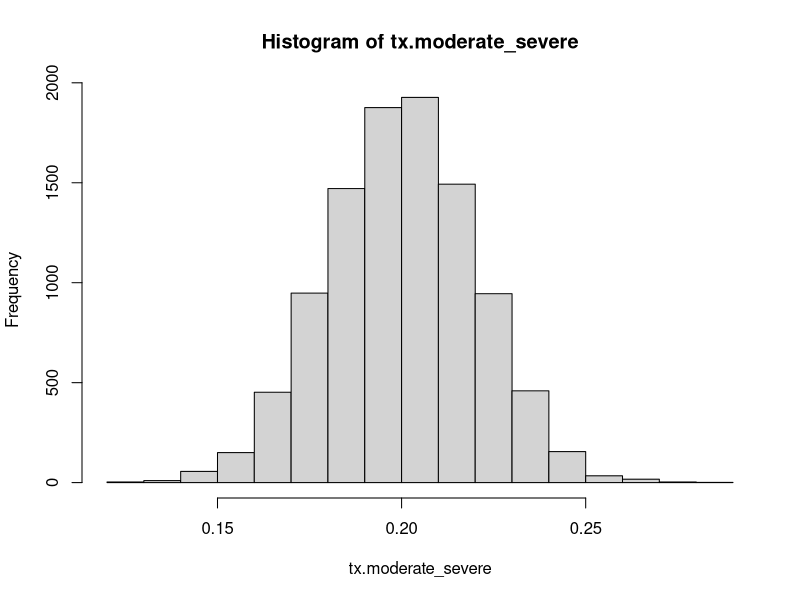
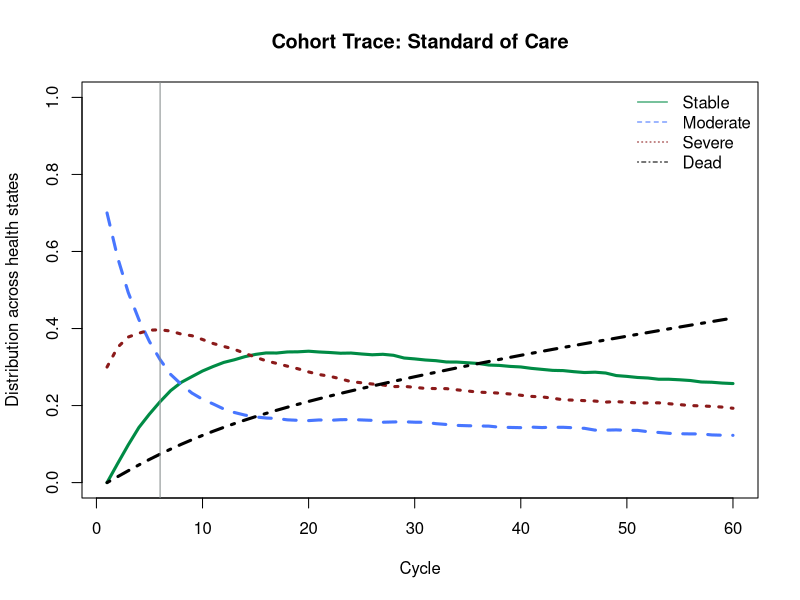
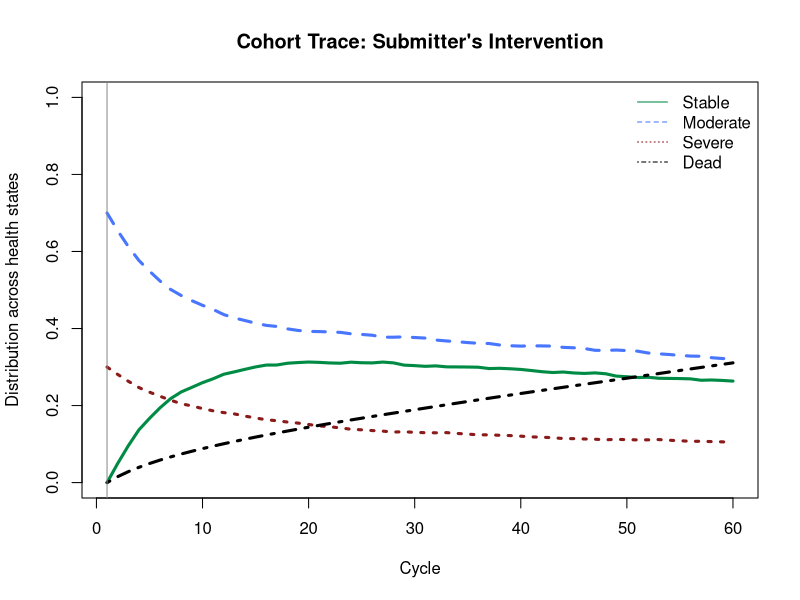
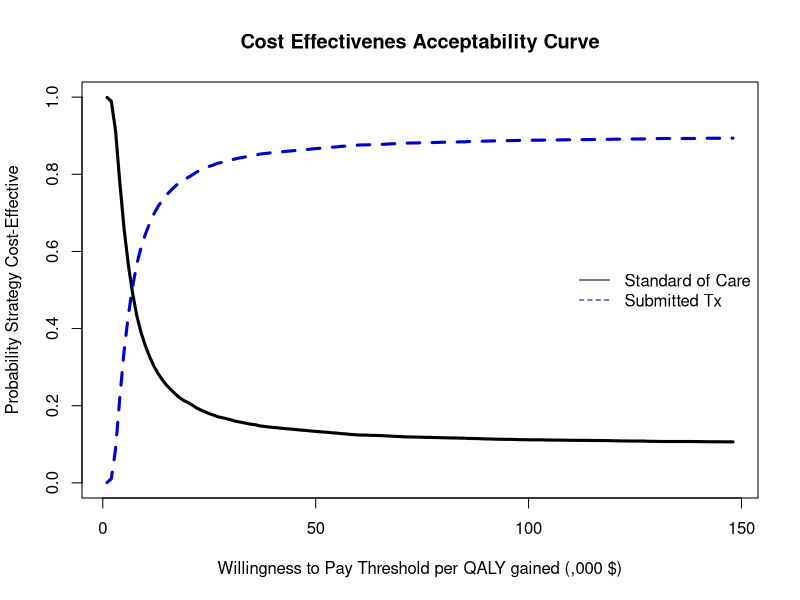
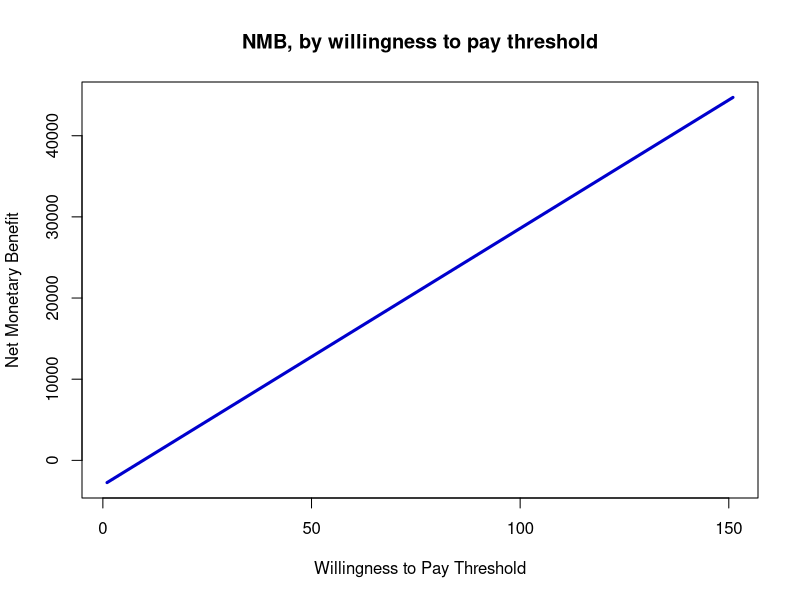
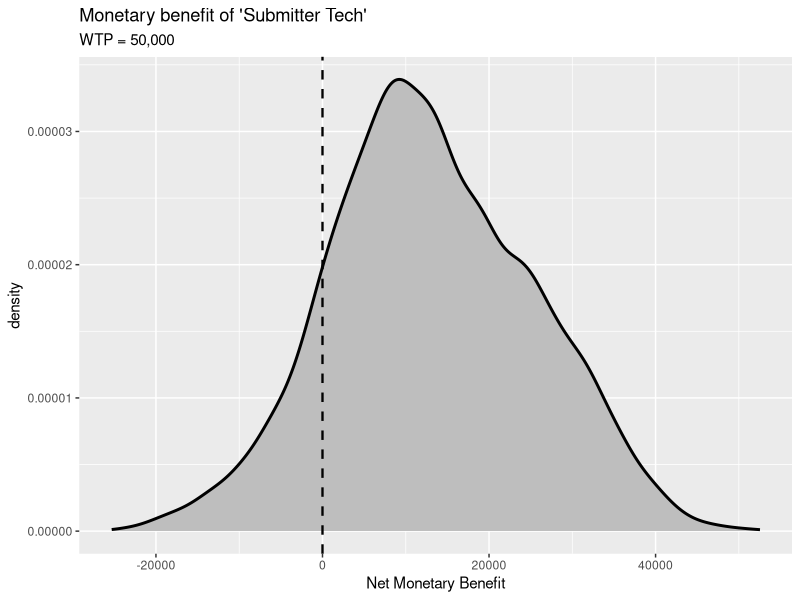
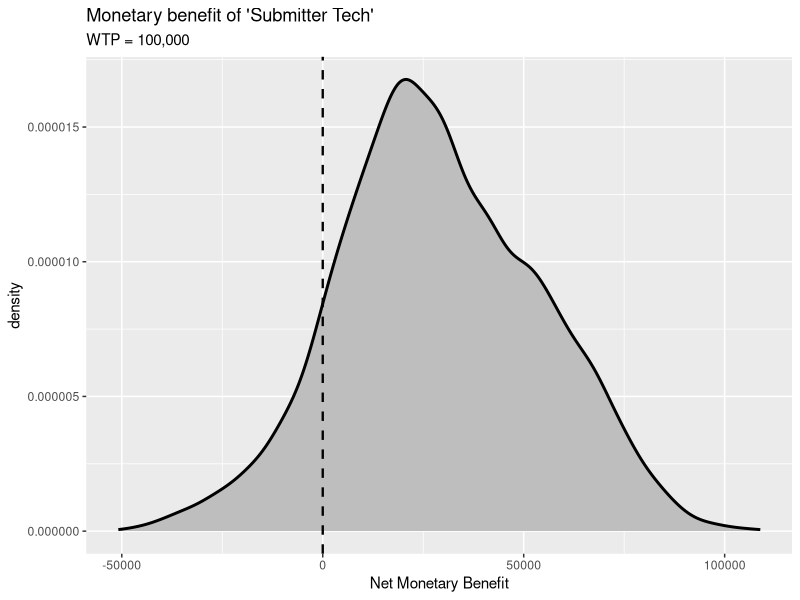
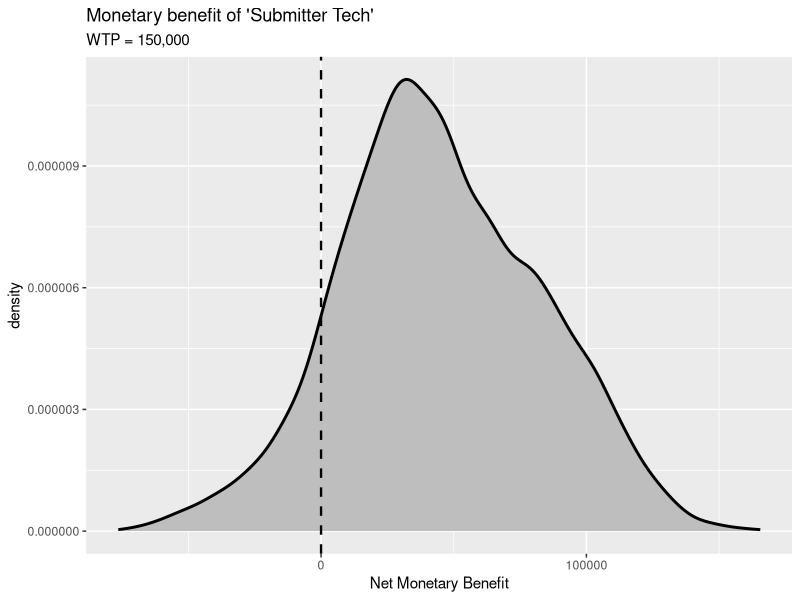

Recreate these plots in R, in order.
## HTAi 2022 Toy # Markov Model ### 
## Institute of Health Economics ##

#### HOUSEKEEPING ####
getwd()  ##Tells you what Working Directory you are currently saving to. Change with setwd, eg:
#setwd("C:/Users/skatwyk/Desktop/HTAi")

##Intall / Load packages with some useful (and common) custom commands that will make our lives easier later
#install.packages("dplyr")
library(dplyr)
2
#install.packages("devtools")
#library(devtools)
#install.packages("ggplot2")
library(ggplot2)

#### STRUCTURAL PARAMETERS ####
options(scipen = 999)
nsim   <- 10000      #Number of iterations run for probabilistic sensitivity analysis
n.t    <- 60        #Cycles - Time = Months
c.t    <- 12        #Number of Cycles in a Year
disc   <- 0.015/c.t  #Discount Rate
disc.c <- 1/(1 + disc)^(1:n.t) 
disc.u <- 1/(1 + disc)^(1:n.t)
wtp    <- seq(0,150000,by=1000)
wtp.str<- sprintf("%s",seq(0,150000,by=1000))
n.wtp  <- length(wtp)
clock  <- Sys.time()
set.seed(8709816)


#### INPUT PARAMETERS ####
strategy <- c("Standard of Care","Submitted Tx")   #Strategy Names
state    <- c("Stable","Moderate","Severe","Dead") #State Names
#Initial State Distribution
t0_dist  <- c("Stable"  = 0,
             "Moderate"= 0.70,
             "Severe"  = 0.30,
             "Dead"    = 0)
n.state  <- length(state)
n.strat  <- length(strategy)

#Transition Probability Input Parameters
##User-defined input parameters on the progression of observed persons, according to transition probability per cycle
##For simplification, all  other parameters are time-independent
mu.stable_moderate <- 0.075
mu.stable_severe   <- 0.01
mu.moderate_stable <- 0.04
mu.moderate_severe <- 0.12
mu.severe_stable   <- 0.08
mu.severe_moderate <- 0.001

var.p <- 0.1 #Toy simplification; all transition probabilities have same variance

##Beta Distribution Functions
estAlpha <- function(mu,var) {
  alpha <- ((1-mu)/var-1/mu)*mu^2
  return(alpha)
}
estBeta <- function(mu,var) {
  alpha <- ((1-mu)/var-1/mu)*mu^2
  beta  <- alpha*(1/mu-1)
  return(beta)
}

##Generate stochastic parameters for probabilistic sensitivity analysis
p.stable_moderate <- rbeta(nsim,estAlpha(mu.stable_moderate,mu.stable_moderate*var.p),estBeta(mu.stable_moderate,mu.stable_moderate*var.p))
p.stable_severe   <- rbeta(nsim,estAlpha(mu.stable_severe,mu.stable_severe*var.p),estBeta(mu.stable_severe,mu.stable_severe*var.p))
p.moderate_stable <- rbeta(nsim,estAlpha(mu.moderate_stable,mu.moderate_stable*var.p),estBeta(mu.moderate_stable,mu.moderate_stable*var.p))
p.moderate_severe <- rbeta(nsim,estAlpha(mu.moderate_severe,mu.moderate_severe*var.p),estBeta(mu.moderate_severe,mu.moderate_severe*var.p))
p.severe_stable   <- rbeta(nsim,estAlpha(mu.severe_stable,mu.severe_stable*var.p),estBeta(mu.severe_stable,mu.severe_stable*var.p))
p.severe_moderate <- rbeta(nsim,estAlpha(mu.severe_moderate,mu.severe_moderate*var.p),estBeta(mu.severe_moderate,mu.severe_moderate*var.p))

##For Toy demonstration, mortality is a time-dependent parameter (probability changes over time). 
mu.stable_dead    <- 0.004
mu.moderate_dead  <- 0.005
mu.severe_dead    <- 0.04
p.stable_dead <- p.moderate_dead <- p.severe_dead <- matrix(0,nrow=n.t,ncol=nsim)
p.stable_dead[1,]    <- rbeta(nsim,estAlpha(mu.stable_dead,mu.stable_dead*var.p),estBeta(mu.stable_dead,mu.stable_dead*var.p))
p.moderate_dead[1,]  <- rbeta(nsim,estAlpha(mu.moderate_dead,mu.moderate_dead*var.p),estBeta(mu.moderate_dead,mu.moderate_dead*var.p))
p.severe_dead[1,]    <- rbeta(nsim,estAlpha(mu.severe_dead,mu.severe_dead*var.p),estBeta(mu.severe_dead,mu.severe_dead*var.p))
for (t in 2:n.t) {
  p.stable_dead[t,]   <- p.stable_dead[t-1,]*(1.016^(0.024*t))
  p.moderate_dead[t,] <- p.moderate_dead[t-1,]*(1.016^(0.024*t))
  p.severe_dead[t,]   <- p.severe_dead[t-1,]*(1.016^(0.024*t))
}

#Treatment Effect 
#Submitter treatment reports an average 20% reduction in progression from moderate state to severe state
mu.tx.moderate_severe  <- 0.20
var.tx.moderate_severe <- 0.02
tx.moderate_severe     <- rnorm(nsim,mu.tx.moderate_severe,var.tx.moderate_severe)
#tx.moderate_severe     <- rbeta(nsim,estAlpha(mu.tx.moderate_severe,var.tx.moderate_severe),estBeta(mu.tx.moderate_severe,var.tx.moderate_severe))
hist(tx.moderate_severe)

#Cost Input Parameters
##Costs per cycle per health state
##Toy simplification; costs by health state are fixed, which is sometimes the case
c.stable   <- 50
c.moderate <- 150
c.severe   <- 200
c.dead     <- 0
c.tx       <- 100  #Submitter cost for all Moderate patients per cycle to avert Severe outcome

#Utility (QALY) Input Parameters
mu.u.stable   <- 0.8
mu.u.moderate <- 0.5
mu.u.severe   <- 0.25
u.dead        <- rep(0,nsim) #QALY value for dead always 0
var.u         <- 0.02 #Toy simplification; all utility parameters have same variance

u.stable   <- rbeta(nsim,estAlpha(mu.u.stable,mu.u.stable*var.u),estBeta(mu.u.stable,mu.u.stable*var.u))  
u.moderate <- rbeta(nsim,estAlpha(mu.u.moderate,mu.u.moderate*var.u),estBeta(mu.u.moderate,mu.u.moderate*var.u))  
u.severe   <- rbeta(nsim,estAlpha(mu.u.severe,mu.u.severe*var.u),estBeta(mu.u.severe,mu.u.severe*var.u))  

####MODEL BUILD####
#Create the cohort trace; Array = {Time, States, Run}
##Create trace for each Strategy
m.M.soc <- m.M.sub <- array(0,
                            dim = c(n.t+1, n.state, nsim),
                            dimnames = list(0:n.t, state, 1:nsim))
m.M.soc[1,,] <- m.M.sub[1,,] <- t0_dist    # set initial state distribution

#Transition Matrix 
## Basic matrix is 2D: {State x State}
## To allow time-dependent probabilities add a dimension: {State x State x Time}
## To allow PSA stochastic probabilities add a dimension: {State x State x Runs} 
## To allow both we're employing a 4D array = {State x State x Time x Runs}
m.P.soc <- m.P.sub <- array(0,
                            dim = c(n.state, n.state, n.t, nsim),
                            dimnames = list(state,state,1:n.t,1:nsim))

#Build transition matrix for each strategy
##In this Toy, most of the transition matrix is identical but we will lay out all separately for clarity
#For Standard of Care
##from Stable
  m.P.soc["Stable","Stable",,]     <- 1-(p.stable_moderate+p.stable_severe+p.stable_dead) 
  m.P.soc["Stable","Moderate",,]   <- p.stable_moderate
  m.P.soc["Stable","Severe",,]     <- p.stable_severe
  m.P.soc["Stable","Dead",,]       <- p.stable_dead
##from Moderate
  m.P.soc["Moderate","Moderate",,] <- 1-(p.moderate_stable+p.moderate_severe+p.moderate_dead) 
  m.P.soc["Moderate","Stable",,]   <- p.moderate_stable
  m.P.soc["Moderate","Severe",,]   <- p.moderate_severe
  m.P.soc["Moderate","Dead",,]     <- p.moderate_dead
##from severe
  m.P.soc["Severe","Severe",,]     <- 1-(p.severe_moderate+p.severe_stable+p.severe_dead) 
  m.P.soc["Severe","Moderate",,]   <- p.severe_moderate
  m.P.soc["Severe","Stable",,]     <- p.severe_stable
  m.P.soc["Severe","Dead",,]       <- p.severe_dead
##from Dead
  m.P.soc["Dead","Dead",,]         <- 1

#For Submitter Tx
##from Stable
  m.P.sub["Stable","Stable",,]     <- 1-(p.stable_moderate+p.stable_severe+p.stable_dead) 
  m.P.sub["Stable","Moderate",,]   <- p.stable_moderate
  m.P.sub["Stable","Severe",,]     <- p.stable_severe
  m.P.sub["Stable","Dead",,]       <- p.stable_dead
##from Moderate
  m.P.sub["Moderate","Moderate",,] <- 1-(p.moderate_stable+(p.moderate_severe*tx.moderate_severe)+p.moderate_dead) 
  m.P.sub["Moderate","Stable",,]   <- p.moderate_stable
  m.P.sub["Moderate","Severe",,]   <- p.moderate_severe*tx.moderate_severe
  m.P.sub["Moderate","Dead",,]     <- p.moderate_dead
##from severe
  m.P.sub["Severe","Severe",,]     <- 1-(p.severe_moderate+p.severe_stable+p.severe_dead) 
  m.P.sub["Severe","Moderate",,]   <- p.severe_moderate
  m.P.sub["Severe","Stable",,]     <- p.severe_stable
  m.P.sub["Severe","Dead",,]       <- p.severe_dead
##from Dead
  m.P.sub["Dead","Dead",,]         <- 1

####MODEL RUN####
for (n in 1:nsim) {                                      # loop through the number of simulation runs
  for (t in 1:n.t)  {                                    # loop through the number of cycles
    m.M.soc[t+1,,n] <- m.M.soc[t,,n] %*% m.P.soc[,,t,n]  # estimate the state vector for the next cycle (t+1)
  }
  for (t in 1:n.t){                                      
    m.M.sub[t+1,,n] <- m.M.sub[t,,n] %*% m.P.sub[,,t,n]    
  }
}  

#Generate summary results from PSA outcomes
d.M.soc <- d.M.sub <- matrix(0, nrow = n.t, ncol = n.state, dimnames = list(1:n.t,state))
for (s in 1:n.state) {                                      
  for (t in 0:n.t)  { 
d.M.soc[t,s] <- mean(m.M.soc[t,s,])
d.M.sub[t,s] <- mean(m.M.sub[t,s,])
  }
}

#sum(rowSums(d.M.soc)) == n.t ##Check, TRUE means Markov did not drop persons
#sum(rowSums(d.M.sub)) == n.t ##Check, TRUE means Markov did not drop persons

####PLOT RESULTS####
matplot(d.M.soc[1:n.t,], type = 'l',
        xlab = "Cycle",
        ylab = "Distribution across health states",
        ylim = c(0,1),
        main = "Cohort Trace: Standard of Care",
        col= c("springgreen4","royalblue1","firebrick4","black"),
        lwd = 3)
legend("topright", state, col= c("springgreen4","royalblue1","firebrick4","black"),lty = 1:4, bty = "n")
#Plot vertical line where Severe health state is highest
abline(v = which.max(d.M.soc[,"Severe"]), col = "azure4")

matplot(d.M.sub[1:n.t,], type = 'l',
        xlab = "Cycle",
        ylab = "Distribution across health states",
        ylim = c(0,1),
        main = "Cohort Trace: Submitter's Intervention",
        col= c("springgreen4","royalblue1","firebrick4","black"),
        lwd = 3)
legend("topright", state, col= c("springgreen4","royalblue1","firebrick4","black"),lty = 1:4, bty = "n")
#Plot vertical line where Severe health state is highest
abline(v = which.max(d.M.sub[,"Severe"]), col = "azure4")

#Generating 'Base Case' Aggregated PSA CEA Results 
#Mean Costs & QALYs
v.tc.soc <- d.M.soc %*% c(c.stable,c.moderate,c.severe,c.dead)
v.tc.sub <- d.M.sub %*% c(c.stable,c.moderate+c.tx,c.severe,c.dead)
v.tu.soc <- d.M.soc %*% c(mean(u.stable),mean(u.moderate),mean(u.severe),mean(u.dead))
v.tu.sub <- d.M.sub %*% c(mean(u.stable),mean(u.moderate),mean(u.severe),mean(u.dead))

#Discounted Mean Costs & QALYs
tc_soc <- v.tc.soc * disc.c
tc_sub <- v.tc.sub * disc.c
tu_soc <- v.tu.soc * disc.u
tu_sub <- v.tu.sub * disc.u

#Store Each Strategy into cost and QALY vectors
v.tc <- c(sum(tc_soc),sum(tc_sub))
v.tu <- c(sum(tu_soc),sum(tu_sub))

df_cu <- data.frame(Strategy = strategy,
                    Cost = v.tc,
                    Utility = v.tu/c.t,
                    Inc_Cost = 0,
                    Inc_Utility = 0,
                    INB = 0)

df_cu$Inc_Cost[df_cu$Strategy=="Submitted Tx"]    <- df_cu$Cost[df_cu$Strategy=="Submitted Tx"] - df_cu$Cost[df_cu$Strategy=="Standard of Care"]
df_cu$Inc_Utility[df_cu$Strategy=="Submitted Tx"] <- df_cu$Utility[df_cu$Strategy=="Submitted Tx"] - df_cu$Utility[df_cu$Strategy=="Standard of Care"]
df_cu$INB[df_cu$Strategy=="Submitted Tx"]         <- df_cu$Inc_Utility[df_cu$Strategy=="Submitted Tx"]*100000 - df_cu$Inc_Cost[df_cu$Strategy=="Submitted Tx"]

df_cu

#PSA Costs and QALYs; keeping results in matrix for plottting and probabilistic analysis
## Generate results tables
m.tc.soc <- m.tc.sub <- m.tu.soc <- m.tu.sub <- matrix(0, nrow = n.t+1, ncol = nsim, dimnames = list(0:n.t,1:nsim))
for (n in 1:nsim) {
  m.tc.soc[,n] <- m.M.soc[,,n] %*% c(c.stable,c.moderate,c.severe,c.dead)
  m.tc.sub[,n] <- m.M.sub[,,n] %*% c(c.stable,c.moderate+c.tx,c.severe,c.dead)
  m.tu.soc[,n] <- m.M.soc[,,n] %*% c(u.stable[n],u.moderate[n],u.severe[n],u.dead[n])
  m.tu.sub[,n] <- m.M.sub[,,n] %*% c(u.stable[n],u.moderate[n],u.severe[n],u.dead[n])
}
##Discounting Costs and QALYs
for (t in 1:n.t) {
  m.tc.soc[t+1,] <- m.tc.soc[t+1,] * disc.c[t]
  m.tc.sub[t+1,] <- m.tc.sub[t+1,] * disc.c[t]
  m.tu.soc[t+1,] <- m.tu.soc[t+1,] * disc.c[t]
  m.tu.sub[t+1,] <- m.tu.sub[t+1,] * disc.c[t]
}

## Generate PSA table. This will be all important to everything to follow!
params   <- c("Cost","QALY")
n.params <- length(params)

psa <- array(0,
             dim = c(n.strat,nsim,n.params),
             dimnames = list(strategy, 1:nsim, params))

psa["Standard of Care",,"Cost"] <- colSums(m.tc.soc)
psa["Standard of Care",,"QALY"] <- colSums(m.tu.soc)/c.t
psa["Submitted Tx",,"Cost"] <- colSums(m.tc.sub)
psa["Submitted Tx",,"QALY"] <- colSums(m.tu.sub)/c.t

##If you don't want a 3D array, you can create a results data set for each Strategy instead
#psa_soc <- psa_sub <- array(0,
#                            dim = c(nsim,n.params),
#                            dimnames = list(1:nsim, params))
#psa_soc[,"Cost"] <- colSums(m.tc.soc)
#psa_soc[,"QALY"] <- colSums(m.tu.soc)/c.t
#psa_sub[,"Cost"] <- colSums(m.tc.sub)
#psa_sub[,"QALY"] <- colSums(m.tu.sub)/c.t

## Determine what the optimal option is for all WTP thresholds
## 'Optimal' = The highest probability cost-effective strategy
v.cea <- c("NB","Optimal")
cea <- array(0,
             dim = c(length(v.cea),n.strat,nsim,n.wtp),
             dimnames = list(v.cea,strategy,1:nsim,wtp))
for (i in 1:n.wtp) {       ##Determine the net benefit of every strategy, for each WTP threshold
  cea["NB","Standard of Care",,i] <- psa["Standard of Care",,"QALY"] * wtp[i] - psa["Standard of Care",,"Cost"]
  cea["NB","Submitted Tx",,i] <- psa["Submitted Tx",,"QALY"] * wtp[i] - psa["Submitted Tx",,"Cost"]
}
for (n in 1:nsim) {        ##Set the Optimal Strategy's NB in its own valiable so we can refer to it going forward.
  for (i in 1:n.wtp) {
    if (cea["NB","Submitted Tx",n,i] > cea["NB","Standard of Care",n,i]) {
      cea["Optimal","Submitted Tx",n,i] <- 1
    } else {
      cea["Optimal","Standard of Care",n,i] <- 1
    }
  }
}
1 == mean(cea["Optimal","Submitted Tx",,]) + mean(cea["Optimal","Standard of Care",,]) #Check

## Generate Cost Effectiveness Acceptablility Curve
ceac <- matrix(0, 
               nrow = n.wtp, ncol = n.strat,
               dimnames = list(wtp,strategy))
for (i in 1:n.wtp) {
  ceac[i,"Standard of Care"] <- mean(cea["Optimal","Standard of Care",,i])
  ceac[i,"Submitted Tx"]     <- mean(cea["Optimal","Submitted Tx",,i])
}

matplot(ceac[4:n.wtp,], type = 'l',
        xlab = "Willingness to Pay Threshold per QALY gained (,000 $)",
        ylab = "Probability Strategy Cost-Effective",
        main = "Cost Effectivenes Acceptability Curve",
        col= c("black","blue3"),
        lwd = 3)
legend("right", strategy, col= c("black","blue3"),lty = 1:4, bty = "n")
#Plot vertical line at closest WTP value at which strategies are 50/50
#abline(v = which.min(abs(ceac[,2]-ceac[,1])), col = "azure4")

#Submitter *Net* Monetary Benefit Plotting
sub_inc_cost <- psa["Submitted Tx",,"Cost"]-psa["Standard of Care",,"Cost"]
sub_inc_qaly <- psa["Submitted Tx",,"QALY"]-psa["Standard of Care",,"QALY"]

sub_nmb <- matrix(0,
                  nrow = nsim, ncol = n.wtp,
                  dimnames = list(1:nsim,wtp))

for (i in 1:n.wtp) {
  sub_nmb[,i] <- sub_inc_qaly * wtp[i] - sub_inc_cost
}

##Plot some NMB and NHB results - Not especially interesting visually but good reference
matplot(colMeans(sub_nmb), type = 'l',
        xlab = "Willingness to Pay Threshold",
        ylab = "Net Monetary Benefit",
        main = "NMB, by willingness to pay threshold",
        col= c("blue3"),
        lwd = 3)

##We'll get momentarily distracted and look at the PSA results for NMB at given WTP thresholds
df_sub_nmb <- data.frame(sub_nmb)
#colnames(df_nmb) <- wtp.str
nmb.wtp.50k <- ggplot(df_sub_nmb,aes(x = X50000))
nmb.wtp.50k +  geom_density(aes(color = X50000), size = 1, fill="gray") + 
  geom_vline(aes(xintercept = 0),linetype = "dashed", size = 0.8) +
  ggtitle("Monetary benefit of 'Submitter Tech'","WTP = 50,000") +
  xlab("Net Monetary Benefit")

nmb.wtp.100k <- ggplot(df_sub_nmb,aes(x = X100000))
nmb.wtp.100k +  geom_density(aes(color = X100000), size = 1, fill="gray") + 
  geom_vline(aes(xintercept = 0),linetype = "dashed", size = 0.8) +
  ggtitle("Monetary benefit of 'Submitter Tech'","WTP = 100,000") +
  xlab("Net Monetary Benefit")

nmb.wtp.150k <- ggplot(df_sub_nmb,aes(x = X150000))
nmb.wtp.150k +  geom_density(aes(color = X150000), size = 1, fill="gray") + 
  geom_vline(aes(xintercept = 0),linetype = "dashed", size = 0.8) +
  ggtitle("Monetary benefit of 'Submitter Tech'","WTP = 150,000") +
  xlab("Net Monetary Benefit")

##Clean Up & Save Workspace
run.time  <- Sys.time()-clock
print(run.time)

save.image(file = "HTAi2022ToyMarkov.RData")




  
  
  

